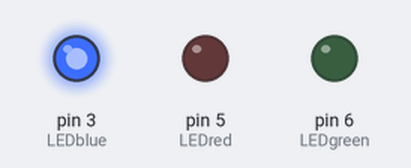
A sketch run on a simulated Arduino Uno, built with avr-gcc and run on an emulated ATmega328P. Shown: output pins drawn as LEDs (lit = HIGH).

Above: at 0.5 s.
At 1.5 s:
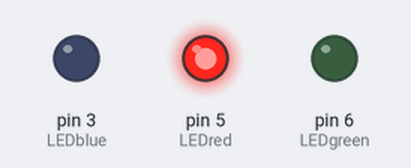
At 5.5 s:
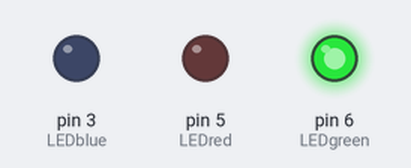
Timing chart, 0 to 6.9 s (numbered marks = the images above):
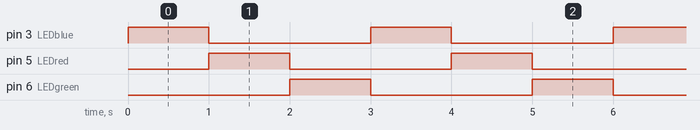

Measured:
- by itself, pin 3 (LEDblue), pin 5 (LEDred), pin 6 (LEDgreen): alternates HIGH for 1.0 s and LOW for 2.0 s
- by itself, everything shown: repeats every 3.0 s, in 4 steps

The sketch:

Led7Mau.ino
```cpp
int LEDblue=3; //Blue ở chân 3
int LEDred=5; //Red ở chân 5
int LEDgreen=6; //Green ở chân 6
int b=1000; //b ngừng trong 1000ms (1 giây)

int brightnessblue=150; //giá trị từ 0 đến 255 - định nghĩa độ sáng của màu đơn

int brightnessred=150; //giá trị từ 0 đến 255 - định nghĩa độ sáng của màu đơn

int brightnessgreen=150; //giá trị từ 0 đến 255 - định nghĩa độ sáng của màu đơn

int dark=0; //Giá trị 0 là điện áp ở 0V - do đó đèn LED tắt

// Hàm thiết lập màu
void setColor(int r,int g,int b){
  digitalWrite(LEDred, r);
  digitalWrite(LEDgreen, g);
  digitalWrite(LEDblue, b);
  delay(b); //Break
}


void setup()
{
  pinMode(LEDblue, OUTPUT);
  pinMode(LEDgreen, OUTPUT);
  pinMode(LEDred, OUTPUT);
}

void loop()
{
  digitalWrite(LEDblue, brightnessblue); //bật blue
  delay(b); //nghỉ

  digitalWrite(LEDblue, dark); //tắt blue

  digitalWrite(LEDred, brightnessred); //bật red
  delay(b); //Break

  digitalWrite(LEDred, dark); // tắt red

  digitalWrite(LEDgreen, brightnessgreen); //bật green
  delay(b); //Break

  digitalWrite(LEDgreen, dark); //tắt green
}
```
